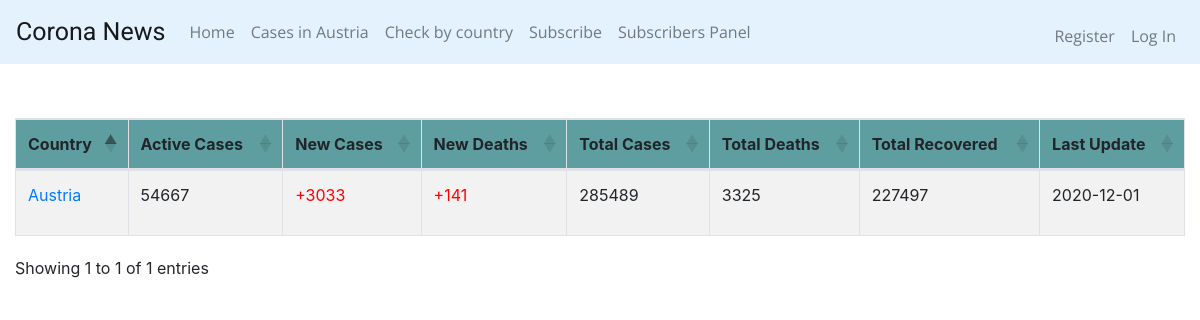
/casesInAustria, run on an earlier commit of the app's database.
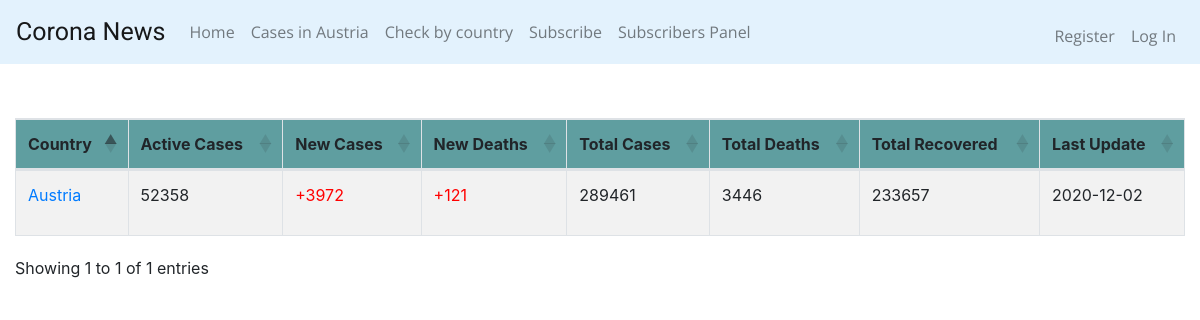
And on a later commit of the database.
### tables this page shows
CREATE TABLE casesWorld (id INTEGER PRIMARY KEY AUTOINCREMENT NOT NULL, country TEXT, active INTEGER, new INTEGER, deaths INTEGER, totalCases INTEGER, totalDeaths INTEGER, totalRecovered INTEGER, date date);

### app.py (the view)
@app.route("/casesInAustria")
def casesInAustria():
    tblCasesWorld = "casesWorld"
    country = "Austria"
    tableValues = {}
    tableValues = select_cases_where_country(tblCasesWorld, country)
    return render_template('casesInAustria.html', casesAustria=tableValues)

### app.py (called while the page is built)
@app.after_request
def after_request(response):
    response.headers["Cache-Control"] = "no-cache, no-store, must-revalidate"
    response.headers["Expires"] = 0
    response.headers["Pragma"] = "no-cache"
    return response

### coronaCasesDAO.py (called while the page is built)
def select_cases_where_country(tableName, country):
    conn = connect_to_db()
    conn.row_factory = dict_factory
    cursor = conn.cursor()
    format_str = """SELECT country, active, new, deaths, totalCases, totalDeaths, totalRecovered, date FROM "{table}" WHERE country="{countryName}";"""
    sql_command = format_str.format(table=tableName, countryName=country)
    cursor.execute(sql_command)
    result = cursor.fetchall()
    conn.close()
    return result

### helpers.py (called while the page is built)
def connect_to_db():
    conn = sqlite3.connect('coronaDatabase.db')
    return conn

def dict_factory(cursor, row):
    d = {}
    for idx, col in enumerate(cursor.description):
        d[col[0]] = row[idx]
    return d

### templates/casesInAustria.html (shortened to what this page needs)
{% extends "layout.html" %}
{% block headSergiu %}
    <link href="https://cdn.datatables.net/1.10.22/css/dataTables.bootstrap4.min.css" rel="stylesheet">
{% endblock %}
{% block main %}
    <div class="col">
        <br>
        <table id="example" class="table table-striped table-bordered" style="width:100%">
            <thead>
                <tr style="background-color: cadetblue;">
                    <th>Country</th>
                    <th>Active Cases</th>
                    <th>New Cases</th>
                    <th>New Deaths</th>
                    <th>Total Cases</th>
                    <th>Total Deaths</th>
                    <th>Total Recovered</th>
                    <th>Last Update</th>
                </tr>
            </thead>
            <tbody>
                {% for dict_item in casesAustria %}
                <tr>
                    <td>
                        {% set country = dict_item.get("country") %}
                        <a href="/history/{{ country }}" target="_blank">{{ country }}</a>
                    </td>
                    <td>
                        {{dict_item.get("active")}}
                    </td>
                    <td style="color: red;">
                        {% set new = dict_item.get("new") %}
                        {% if new != "" %}
                            <p>+{{ new }}</p>
                        {% else %}
                            <p></p>
                        {% endif %}
                    </td>
                    <td style="color: red;">
                        {% set deaths = dict_item.get("deaths") %}
                        {% if deaths != "" %}
                            <p>+{{ deaths }}</p>
                        {% else %}
                            <p></p>
                        {% endif %}
                    </td>
                    <td>
                        {{dict_item.get("totalCases")}}
                    </td>
                    <td>
                        {{dict_item.get("totalDeaths")}}
                    </td>
                    <td>
                        {{dict_item.get("totalRecovered")}}
                    </td>
                    <td>
                        {{dict_item.get("date")}}
                    </td>
                </tr>
                {% endfor %}
            </tbody>
        </table>
    </div>
{% endblock %}

What changed in the data, as far as the page shows it:
changed casesWorld "Austria": get "54667" → "52358"; new "3033" → "3972"; deaths "141" → "121"; get "285489" → "289461"; get "3325" → "3446"; get "227497" → "233657"; get "2020-12-01" → "2020-12-02"
